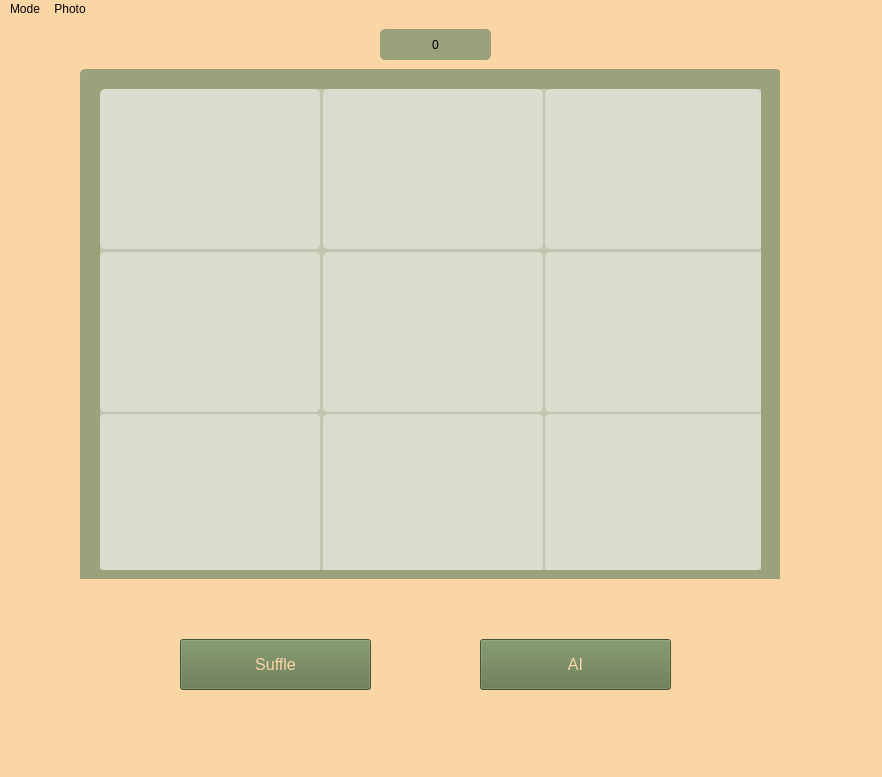
<?xml version="1.0" encoding="UTF-8"?>
<ui version="4.0">
 <class>MainWindow</class>
 <widget class="QMainWindow" name="MainWindow">
  <property name="geometry">
   <rect>
    <x>0</x>
    <y>0</y>
    <width>882</width>
    <height>777</height>
   </rect>
  </property>
  <property name="windowTitle">
   <string>MainWindow</string>
  </property>
  <property name="styleSheet">
   <string notr="true">background-color : rgb(250, 214, 165)
</string>
  </property>
  <widget class="QWidget" name="centralwidget">
   <widget class="QPushButton" name="suffleBtn">
    <property name="geometry">
     <rect>
      <x>180</x>
      <y>620</y>
      <width>191</width>
      <height>51</height>
     </rect>
    </property>
    <property name="styleSheet">
     <string notr="true">background-color : rgb(97, 118, 75);
font: 700 14pt &quot;Nanum Gothic&quot;;
color : rgb(250, 214, 165);
font-size : 16px;
</string>
    </property>
    <property name="text">
     <string>Suffle</string>
    </property>
   </widget>
   <widget class="QPushButton" name="AiBtn">
    <property name="geometry">
     <rect>
      <x>480</x>
      <y>620</y>
      <width>191</width>
      <height>51</height>
     </rect>
    </property>
    <property name="styleSheet">
     <string notr="true">background-color : rgb(97, 118, 75);
font: 700 14pt &quot;Nanum Gothic&quot;;
color : rgb(250, 214, 165);
font-size : 16px;
</string>
    </property>
    <property name="text">
     <string>AI</string>
    </property>
   </widget>
   <widget class="QStackedWidget" name="stackedWidget">
    <property name="geometry">
     <rect>
      <x>80</x>
      <y>40</y>
      <width>700</width>
      <height>520</height>
     </rect>
    </property>
    <property name="currentIndex">
     <number>0</number>
    </property>
    <widget class="QWidget" name="page">
     <widget class="QWidget" name="widget" native="true">
      <property name="geometry">
       <rect>
        <x>0</x>
        <y>10</y>
        <width>701</width>
        <height>521</height>
       </rect>
      </property>
      <property name="styleSheet">
       <string notr="true">background-color : rgb(155, 161, 123);
border-radius : 5px;
</string>
      </property>
      <widget class="QLabel" name="base">
       <property name="geometry">
        <rect>
         <x>20</x>
         <y>20</y>
         <width>661</width>
         <height>481</height>
        </rect>
       </property>
       <property name="minimumSize">
        <size>
         <width>661</width>
         <height>481</height>
        </size>
       </property>
       <property name="mouseTracking">
        <bool>false</bool>
       </property>
       <property name="tabletTracking">
        <bool>false</bool>
       </property>
       <property name="acceptDrops">
        <bool>false</bool>
       </property>
       <property name="autoFillBackground">
        <bool>false</bool>
       </property>
       <property name="styleSheet">
        <string notr="true">border-image: url(/Users/parkjunha/Desktop/Project/N-Puzzle/images/corgi.jpg);
border-radius : 10px; 
opacity : 0.2;
</string>
       </property>
       <property name="text">
        <string/>
       </property>
       <property name="pixmap">
        <pixmap>:/cropImg/cropImg/corgi.jpg</pixmap>
       </property>
       <property name="scaledContents">
        <bool>true</bool>
       </property>
       <property name="wordWrap">
        <bool>false</bool>
       </property>
       <property name="openExternalLinks">
        <bool>false</bool>
       </property>
      </widget>
      <widget class="QWidget" name="widget_2" native="true">
       <property name="geometry">
        <rect>
         <x>20</x>
         <y>20</y>
         <width>661</width>
         <height>481</height>
        </rect>
       </property>
       <property name="minimumSize">
        <size>
         <width>661</width>
         <height>481</height>
        </size>
       </property>
       <property name="styleSheet">
        <string notr="true">background-color : rgba(255, 255, 255, 100);</string>
       </property>
       <layout class="QGridLayout" name="gridLayout">
        <item row="2" column="0">
         <widget class="QPushButton" name="puzzle_7">
          <property name="minimumSize">
           <size>
            <width>220</width>
            <height>160</height>
           </size>
          </property>
          <property name="cursor">
           <cursorShape>PointingHandCursor</cursorShape>
          </property>
          <property name="styleSheet">
           <string notr="true">border-image: url(:/images/images/cropImg/corgi/corgi_2_0.jpg);
</string>
          </property>
          <property name="text">
           <string/>
          </property>
         </widget>
        </item>
        <item row="1" column="1">
         <widget class="QPushButton" name="puzzle_5">
          <property name="minimumSize">
           <size>
            <width>220</width>
            <height>160</height>
           </size>
          </property>
          <property name="cursor">
           <cursorShape>PointingHandCursor</cursorShape>
          </property>
          <property name="styleSheet">
           <string notr="true">border-image: url(:/images/images/cropImg/corgi/corgi_1_1.jpg);
</string>
          </property>
          <property name="text">
           <string/>
          </property>
         </widget>
        </item>
        <item row="1" column="2">
         <widget class="QPushButton" name="puzzle_6">
          <property name="minimumSize">
           <size>
            <width>220</width>
            <height>160</height>
           </size>
          </property>
          <property name="cursor">
           <cursorShape>PointingHandCursor</cursorShape>
          </property>
          <property name="styleSheet">
           <string notr="true">border-image: url(:/images/images/cropImg/corgi/corgi_1_2.jpg);
</string>
          </property>
          <property name="text">
           <string/>
          </property>
         </widget>
        </item>
        <item row="0" column="2">
         <widget class="QPushButton" name="puzzle_3">
          <property name="minimumSize">
           <size>
            <width>220</width>
            <height>160</height>
           </size>
          </property>
          <property name="cursor">
           <cursorShape>PointingHandCursor</cursorShape>
          </property>
          <property name="styleSheet">
           <string notr="true">border-image: url(:/images/images/cropImg/corgi/corgi_0_2.jpg);
</string>
          </property>
          <property name="text">
           <string/>
          </property>
         </widget>
        </item>
        <item row="0" column="1">
         <widget class="QPushButton" name="puzzle_2">
          <property name="minimumSize">
           <size>
            <width>220</width>
            <height>160</height>
           </size>
          </property>
          <property name="cursor">
           <cursorShape>PointingHandCursor</cursorShape>
          </property>
          <property name="styleSheet">
           <string notr="true">border-image: url(:/images/images/cropImg/corgi/corgi_0_1.jpg);
</string>
          </property>
          <property name="text">
           <string/>
          </property>
         </widget>
        </item>
        <item row="2" column="1">
         <widget class="QPushButton" name="puzzle_8">
          <property name="minimumSize">
           <size>
            <width>220</width>
            <height>160</height>
           </size>
          </property>
          <property name="cursor">
           <cursorShape>PointingHandCursor</cursorShape>
          </property>
          <property name="styleSheet">
           <string notr="true">border-image: url(:/images/images/cropImg/corgi/corgi_2_1.jpg);
</string>
          </property>
          <property name="text">
           <string/>
          </property>
         </widget>
        </item>
        <item row="0" column="0">
         <widget class="QPushButton" name="puzzle_1">
          <property name="minimumSize">
           <size>
            <width>220</width>
            <height>160</height>
           </size>
          </property>
          <property name="cursor">
           <cursorShape>PointingHandCursor</cursorShape>
          </property>
          <property name="styleSheet">
           <string notr="true">border-image: url(:/images/images/cropImg/corgi/corgi_0_0.jpg);
</string>
          </property>
          <property name="text">
           <string/>
          </property>
         </widget>
        </item>
        <item row="2" column="2">
         <widget class="QPushButton" name="puzzle_9">
          <property name="minimumSize">
           <size>
            <width>220</width>
            <height>160</height>
           </size>
          </property>
          <property name="cursor">
           <cursorShape>PointingHandCursor</cursorShape>
          </property>
          <property name="styleSheet">
           <string notr="true">border-image: url(:/images/images/cropImg/corgi/corgi_2_2.jpg);
</string>
          </property>
          <property name="text">
           <string/>
          </property>
         </widget>
        </item>
        <item row="1" column="0">
         <widget class="QPushButton" name="puzzle_4">
          <property name="minimumSize">
           <size>
            <width>220</width>
            <height>160</height>
           </size>
          </property>
          <property name="cursor">
           <cursorShape>PointingHandCursor</cursorShape>
          </property>
          <property name="styleSheet">
           <string notr="true">border-image: url(:/images/images/cropImg/corgi/corgi_1_0.jpg);
</string>
          </property>
          <property name="text">
           <string/>
          </property>
         </widget>
        </item>
       </layout>
      </widget>
     </widget>
    </widget>
    <widget class="QWidget" name="page_2">
     <widget class="QWidget" name="widget_3" native="true">
      <property name="geometry">
       <rect>
        <x>0</x>
        <y>0</y>
        <width>701</width>
        <height>521</height>
       </rect>
      </property>
      <property name="styleSheet">
       <string notr="true">background-color : rgb(155, 161, 123);
border-radius : 5px;
</string>
      </property>
      <widget class="QLabel" name="label_2">
       <property name="geometry">
        <rect>
         <x>20</x>
         <y>20</y>
         <width>661</width>
         <height>481</height>
        </rect>
       </property>
       <property name="minimumSize">
        <size>
         <width>661</width>
         <height>481</height>
        </size>
       </property>
       <property name="mouseTracking">
        <bool>false</bool>
       </property>
       <property name="tabletTracking">
        <bool>false</bool>
       </property>
       <property name="acceptDrops">
        <bool>false</bool>
       </property>
       <property name="autoFillBackground">
        <bool>false</bool>
       </property>
       <property name="styleSheet">
        <string notr="true">border-image: url(/Users/parkjunha/Desktop/Project/N-Puzzle/images/corgi.jpg);

border-radius : 10px; 
opacity : 0.2;
</string>
       </property>
       <property name="text">
        <string/>
       </property>
       <property name="pixmap">
        <pixmap>:/cropImg/cropImg/corgi.jpg</pixmap>
       </property>
       <property name="scaledContents">
        <bool>true</bool>
       </property>
       <property name="wordWrap">
        <bool>false</bool>
       </property>
       <property name="openExternalLinks">
        <bool>false</bool>
       </property>
      </widget>
      <widget class="QWidget" name="widget_4" native="true">
       <property name="geometry">
        <rect>
         <x>20</x>
         <y>20</y>
         <width>661</width>
         <height>481</height>
        </rect>
       </property>
       <property name="minimumSize">
        <size>
         <width>661</width>
         <height>481</height>
        </size>
       </property>
       <property name="styleSheet">
        <string notr="true">background-color : rgba(255, 255, 255, 100);</string>
       </property>
       <layout class="QGridLayout" name="gridLayout_2">
        <item row="2" column="5">
         <widget class="QPushButton" name="puzzle_13">
          <property name="minimumSize">
           <size>
            <width>163</width>
            <height>118</height>
           </size>
          </property>
          <property name="cursor">
           <cursorShape>PointingHandCursor</cursorShape>
          </property>
          <property name="styleSheet">
           <string notr="true">border-image: url(:/images/images/cropImg/corgi16/corgi_0_3.jpg);</string>
          </property>
          <property name="text">
           <string/>
          </property>
         </widget>
        </item>
        <item row="2" column="3">
         <widget class="QPushButton" name="puzzle_11">
          <property name="minimumSize">
           <size>
            <width>163</width>
            <height>118</height>
           </size>
          </property>
          <property name="cursor">
           <cursorShape>PointingHandCursor</cursorShape>
          </property>
          <property name="styleSheet">
           <string notr="true">border-image: url(:/images/images/cropImg/corgi16/corgi_0_1.jpg);</string>
          </property>
          <property name="text">
           <string/>
          </property>
         </widget>
        </item>
        <item row="4" column="3">
         <widget class="QPushButton" name="puzzle_19">
          <property name="minimumSize">
           <size>
            <width>163</width>
            <height>118</height>
           </size>
          </property>
          <property name="cursor">
           <cursorShape>PointingHandCursor</cursorShape>
          </property>
          <property name="styleSheet">
           <string notr="true">border-image: url(:/images/images/cropImg/corgi16/corgi_2_1.jpg);</string>
          </property>
          <property name="text">
           <string/>
          </property>
         </widget>
        </item>
        <item row="3" column="3">
         <widget class="QPushButton" name="puzzle_15">
          <property name="minimumSize">
           <size>
            <width>163</width>
            <height>118</height>
           </size>
          </property>
          <property name="cursor">
           <cursorShape>PointingHandCursor</cursorShape>
          </property>
          <property name="styleSheet">
           <string notr="true">border-image: url(:/images/images/cropImg/corgi16/corgi_1_1.jpg);</string>
          </property>
          <property name="text">
           <string/>
          </property>
         </widget>
        </item>
        <item row="4" column="2">
         <widget class="QPushButton" name="puzzle_18">
          <property name="minimumSize">
           <size>
            <width>163</width>
            <height>118</height>
           </size>
          </property>
          <property name="cursor">
           <cursorShape>PointingHandCursor</cursorShape>
          </property>
          <property name="styleSheet">
           <string notr="true">border-image: url(:/images/images/cropImg/corgi16/corgi_2_0.jpg);</string>
          </property>
          <property name="text">
           <string/>
          </property>
         </widget>
        </item>
        <item row="6" column="3">
         <widget class="QPushButton" name="puzzle_23">
          <property name="minimumSize">
           <size>
            <width>163</width>
            <height>118</height>
           </size>
          </property>
          <property name="cursor">
           <cursorShape>PointingHandCursor</cursorShape>
          </property>
          <property name="styleSheet">
           <string notr="true">border-image: url(:/images/images/cropImg/corgi16/corgi_3_1.jpg);</string>
          </property>
          <property name="text">
           <string/>
          </property>
         </widget>
        </item>
        <item row="6" column="2">
         <widget class="QPushButton" name="puzzle_22">
          <property name="minimumSize">
           <size>
            <width>163</width>
            <height>118</height>
           </size>
          </property>
          <property name="cursor">
           <cursorShape>PointingHandCursor</cursorShape>
          </property>
          <property name="styleSheet">
           <string notr="true">border-image: url(:/images/images/cropImg/corgi16/corgi_3_0.jpg);</string>
          </property>
          <property name="text">
           <string/>
          </property>
         </widget>
        </item>
        <item row="2" column="4">
         <widget class="QPushButton" name="puzzle_12">
          <property name="minimumSize">
           <size>
            <width>163</width>
            <height>118</height>
           </size>
          </property>
          <property name="cursor">
           <cursorShape>PointingHandCursor</cursorShape>
          </property>
          <property name="styleSheet">
           <string notr="true">border-image: url(:/images/images/cropImg/corgi16/corgi_0_2.jpg);</string>
          </property>
          <property name="text">
           <string/>
          </property>
         </widget>
        </item>
        <item row="3" column="2">
         <widget class="QPushButton" name="puzzle_14">
          <property name="minimumSize">
           <size>
            <width>163</width>
            <height>118</height>
           </size>
          </property>
          <property name="cursor">
           <cursorShape>PointingHandCursor</cursorShape>
          </property>
          <property name="styleSheet">
           <string notr="true">border-image: url(:/images/images/cropImg/corgi16/corgi_1_0.jpg);</string>
          </property>
          <property name="text">
           <string/>
          </property>
         </widget>
        </item>
        <item row="4" column="5">
         <widget class="QPushButton" name="puzzle_21">
          <property name="minimumSize">
           <size>
            <width>163</width>
            <height>118</height>
           </size>
          </property>
          <property name="cursor">
           <cursorShape>PointingHandCursor</cursorShape>
          </property>
          <property name="styleSheet">
           <string notr="true">border-image: url(:/images/images/cropImg/corgi16/corgi_2_3.jpg);</string>
          </property>
          <property name="text">
           <string/>
          </property>
         </widget>
        </item>
        <item row="3" column="5">
         <widget class="QPushButton" name="puzzle_17">
          <property name="minimumSize">
           <size>
            <width>163</width>
            <height>118</height>
           </size>
          </property>
          <property name="cursor">
           <cursorShape>PointingHandCursor</cursorShape>
          </property>
          <property name="styleSheet">
           <string notr="true">border-image: url(:/images/images/cropImg/corgi16/corgi_1_3.jpg);</string>
          </property>
          <property name="text">
           <string/>
          </property>
         </widget>
        </item>
        <item row="6" column="4">
         <widget class="QPushButton" name="puzzle_24">
          <property name="minimumSize">
           <size>
            <width>163</width>
            <height>118</height>
           </size>
          </property>
          <property name="cursor">
           <cursorShape>PointingHandCursor</cursorShape>
          </property>
          <property name="styleSheet">
           <string notr="true">border-image: url(:/images/images/cropImg/corgi16/corgi_3_2.jpg);</string>
          </property>
          <property name="text">
           <string/>
          </property>
         </widget>
        </item>
        <item row="6" column="5">
         <widget class="QPushButton" name="puzzle_25">
          <property name="minimumSize">
           <size>
            <width>163</width>
            <height>118</height>
           </size>
          </property>
          <property name="cursor">
           <cursorShape>PointingHandCursor</cursorShape>
          </property>
          <property name="styleSheet">
           <string notr="true">border-image: url(:/images/images/cropImg/corgi16/corgi_3_3.jpg);</string>
          </property>
          <property name="text">
           <string/>
          </property>
         </widget>
        </item>
        <item row="4" column="4">
         <widget class="QPushButton" name="puzzle_20">
          <property name="minimumSize">
           <size>
            <width>163</width>
            <height>118</height>
           </size>
          </property>
          <property name="cursor">
           <cursorShape>PointingHandCursor</cursorShape>
          </property>
          <property name="styleSheet">
           <string notr="true">border-image: url(:/images/images/cropImg/corgi16/corgi_2_2.jpg);</string>
          </property>
          <property name="text">
           <string/>
          </property>
         </widget>
        </item>
        <item row="2" column="2">
         <widget class="QPushButton" name="puzzle_10">
          <property name="minimumSize">
           <size>
            <width>163</width>
            <height>118</height>
           </size>
          </property>
          <property name="cursor">
           <cursorShape>PointingHandCursor</cursorShape>
          </property>
          <property name="styleSheet">
           <string notr="true">border-image: url(:/images/images/cropImg/corgi16/corgi_0_0.jpg);</string>
          </property>
          <property name="text">
           <string/>
          </property>
         </widget>
        </item>
        <item row="3" column="4">
         <widget class="QPushButton" name="puzzle_16">
          <property name="minimumSize">
           <size>
            <width>163</width>
            <height>118</height>
           </size>
          </property>
          <property name="cursor">
           <cursorShape>PointingHandCursor</cursorShape>
          </property>
          <property name="styleSheet">
           <string notr="true">border-image: url(:/images/images/cropImg/corgi16/corgi_1_2.jpg);</string>
          </property>
          <property name="text">
           <string/>
          </property>
         </widget>
        </item>
       </layout>
      </widget>
     </widget>
    </widget>
   </widget>
   <widget class="QLabel" name="label">
    <property name="geometry">
     <rect>
      <x>380</x>
      <y>10</y>
      <width>111</width>
      <height>31</height>
     </rect>
    </property>
    <property name="styleSheet">
     <string notr="true">background-color : rgb(155, 161, 123);
border-radius : 5px;
text-align: center;
font: 600 20pt &quot;Nanum Gothic&quot;;</string>
    </property>
    <property name="text">
     <string>0</string>
    </property>
    <property name="alignment">
     <set>Qt::AlignCenter</set>
    </property>
   </widget>
  </widget>
  <widget class="QMenuBar" name="menubar">
   <property name="geometry">
    <rect>
     <x>0</x>
     <y>0</y>
     <width>882</width>
     <height>24</height>
    </rect>
   </property>
   <widget class="QMenu" name="menuMode">
    <property name="title">
     <string>Mode</string>
    </property>
    <addaction name="action_8"/>
    <addaction name="action_15"/>
   </widget>
   <widget class="QMenu" name="menuPhoto">
    <property name="title">
     <string>Photo</string>
    </property>
    <addaction name="actionCorgi"/>
    <addaction name="actionCat"/>
    <addaction name="actionMan"/>
   </widget>
   <addaction name="menuMode"/>
   <addaction name="menuPhoto"/>
  </widget>
  <widget class="QStatusBar" name="statusbar"/>
  <action name="action_8">
   <property name="text">
    <string>8-Puzzle</string>
   </property>
  </action>
  <action name="action_15">
   <property name="text">
    <string>16-Puzzle</string>
   </property>
  </action>
  <action name="action_24">
   <property name="text">
    <string>24-Puzzle</string>
   </property>
  </action>
  <action name="actionCorgi">
   <property name="text">
    <string>Corgi</string>
   </property>
  </action>
  <action name="actionCat">
   <property name="text">
    <string>Cat</string>
   </property>
  </action>
  <action name="actionMan">
   <property name="text">
    <string>Man</string>
   </property>
  </action>
 </widget>
 <resources/>
 <connections>
  <connection>
   <sender>puzzle_1</sender>
   <signal>pressed()</signal>
   <receiver>MainWindow</receiver>
   <slot>movePuzzle()</slot>
   <hints>
    <hint type="sourcelabel">
     <x>172</x>
     <y>145</y>
    </hint>
    <hint type="destinationlabel">
     <x>38</x>
     <y>144</y>
    </hint>
   </hints>
  </connection>
  <connection>
   <sender>puzzle_4</sender>
   <signal>pressed()</signal>
   <receiver>MainWindow</receiver>
   <slot>movePuzzle()</slot>
   <hints>
    <hint type="sourcelabel">
     <x>167</x>
     <y>321</y>
    </hint>
    <hint type="destinationlabel">
     <x>30</x>
     <y>321</y>
    </hint>
   </hints>
  </connection>
  <connection>
   <sender>puzzle_7</sender>
   <signal>pressed()</signal>
   <receiver>MainWindow</receiver>
   <slot>movePuzzle()</slot>
   <hints>
    <hint type="sourcelabel">
     <x>174</x>
     <y>487</y>
    </hint>
    <hint type="destinationlabel">
     <x>16</x>
     <y>480</y>
    </hint>
   </hints>
  </connection>
  <connection>
   <sender>puzzle_2</sender>
   <signal>pressed()</signal>
   <receiver>MainWindow</receiver>
   <slot>movePuzzle()</slot>
   <hints>
    <hint type="sourcelabel">
     <x>447</x>
     <y>148</y>
    </hint>
    <hint type="destinationlabel">
     <x>445</x>
     <y>38</y>
    </hint>
   </hints>
  </connection>
  <connection>
   <sender>puzzle_3</sender>
   <signal>pressed()</signal>
   <receiver>MainWindow</receiver>
   <slot>movePuzzle()</slot>
   <hints>
    <hint type="sourcelabel">
     <x>681</x>
     <y>154</y>
    </hint>
    <hint type="destinationlabel">
     <x>675</x>
     <y>41</y>
    </hint>
   </hints>
  </connection>
  <connection>
   <sender>puzzle_6</sender>
   <signal>pressed()</signal>
   <receiver>MainWindow</receiver>
   <slot>movePuzzle()</slot>
   <hints>
    <hint type="sourcelabel">
     <x>662</x>
     <y>323</y>
    </hint>
    <hint type="destinationlabel">
     <x>838</x>
     <y>335</y>
    </hint>
   </hints>
  </connection>
  <connection>
   <sender>puzzle_9</sender>
   <signal>pressed()</signal>
   <receiver>MainWindow</receiver>
   <slot>movePuzzle()</slot>
   <hints>
    <hint type="sourcelabel">
     <x>669</x>
     <y>493</y>
    </hint>
    <hint type="destinationlabel">
     <x>843</x>
     <y>508</y>
    </hint>
   </hints>
  </connection>
  <connection>
   <sender>puzzle_5</sender>
   <signal>pressed()</signal>
   <receiver>MainWindow</receiver>
   <slot>movePuzzle()</slot>
   <hints>
    <hint type="sourcelabel">
     <x>452</x>
     <y>341</y>
    </hint>
    <hint type="destinationlabel">
     <x>376</x>
     <y>600</y>
    </hint>
   </hints>
  </connection>
  <connection>
   <sender>puzzle_8</sender>
   <signal>pressed()</signal>
   <receiver>MainWindow</receiver>
   <slot>movePuzzle()</slot>
   <hints>
    <hint type="sourcelabel">
     <x>493</x>
     <y>509</y>
    </hint>
    <hint type="destinationlabel">
     <x>518</x>
     <y>600</y>
    </hint>
   </hints>
  </connection>
  <connection>
   <sender>suffleBtn</sender>
   <signal>pressed()</signal>
   <receiver>MainWindow</receiver>
   <slot>shuffle()</slot>
   <hints>
    <hint type="sourcelabel">
     <x>218</x>
     <y>694</y>
    </hint>
    <hint type="destinationlabel">
     <x>94</x>
     <y>702</y>
    </hint>
   </hints>
  </connection>
  <connection>
   <sender>action_8</sender>
   <signal>triggered()</signal>
   <receiver>MainWindow</receiver>
   <slot>changeMode()</slot>
   <hints>
    <hint type="sourcelabel">
     <x>-1</x>
     <y>-1</y>
    </hint>
    <hint type="destinationlabel">
     <x>440</x>
     <y>388</y>
    </hint>
   </hints>
  </connection>
  <connection>
   <sender>puzzle_10</sender>
   <signal>pressed()</signal>
   <receiver>MainWindow</receiver>
   <slot>movePuzzle()</slot>
   <hints>
    <hint type="sourcelabel">
     <x>130</x>
     <y>128</y>
    </hint>
    <hint type="destinationlabel">
     <x>41</x>
     <y>133</y>
    </hint>
   </hints>
  </connection>
  <connection>
   <sender>puzzle_11</sender>
   <signal>pressed()</signal>
   <receiver>MainWindow</receiver>
   <slot>movePuzzle()</slot>
   <hints>
    <hint type="sourcelabel">
     <x>262</x>
     <y>156</y>
    </hint>
    <hint type="destinationlabel">
     <x>314</x>
     <y>41</y>
    </hint>
   </hints>
  </connection>
  <connection>
   <sender>puzzle_12</sender>
   <signal>pressed()</signal>
   <receiver>MainWindow</receiver>
   <slot>movePuzzle()</slot>
   <hints>
    <hint type="sourcelabel">
     <x>262</x>
     <y>139</y>
    </hint>
    <hint type="destinationlabel">
     <x>469</x>
     <y>42</y>
    </hint>
   </hints>
  </connection>
  <connection>
   <sender>puzzle_13</sender>
   <signal>pressed()</signal>
   <receiver>MainWindow</receiver>
   <slot>movePuzzle()</slot>
   <hints>
    <hint type="sourcelabel">
     <x>262</x>
     <y>151</y>
    </hint>
    <hint type="destinationlabel">
     <x>595</x>
     <y>53</y>
    </hint>
   </hints>
  </connection>
  <connection>
   <sender>puzzle_14</sender>
   <signal>pressed()</signal>
   <receiver>MainWindow</receiver>
   <slot>movePuzzle()</slot>
   <hints>
    <hint type="sourcelabel">
     <x>165</x>
     <y>201</y>
    </hint>
    <hint type="destinationlabel">
     <x>46</x>
     <y>248</y>
    </hint>
   </hints>
  </connection>
  <connection>
   <sender>puzzle_18</sender>
   <signal>pressed()</signal>
   <receiver>MainWindow</receiver>
   <slot>movePuzzle()</slot>
   <hints>
    <hint type="sourcelabel">
     <x>134</x>
     <y>201</y>
    </hint>
    <hint type="destinationlabel">
     <x>29</x>
     <y>364</y>
    </hint>
   </hints>
  </connection>
  <connection>
   <sender>puzzle_22</sender>
   <signal>pressed()</signal>
   <receiver>MainWindow</receiver>
   <slot>movePuzzle()</slot>
   <hints>
    <hint type="sourcelabel">
     <x>133</x>
     <y>201</y>
    </hint>
    <hint type="destinationlabel">
     <x>60</x>
     <y>486</y>
    </hint>
   </hints>
  </connection>
  <connection>
   <sender>puzzle_15</sender>
   <signal>pressed()</signal>
   <receiver>MainWindow</receiver>
   <slot>movePuzzle()</slot>
   <hints>
    <hint type="sourcelabel">
     <x>262</x>
     <y>201</y>
    </hint>
    <hint type="destinationlabel">
     <x>830</x>
     <y>234</y>
    </hint>
   </hints>
  </connection>
  <connection>
   <sender>puzzle_16</sender>
   <signal>pressed()</signal>
   <receiver>MainWindow</receiver>
   <slot>movePuzzle()</slot>
   <hints>
    <hint type="sourcelabel">
     <x>262</x>
     <y>201</y>
    </hint>
    <hint type="destinationlabel">
     <x>825</x>
     <y>282</y>
    </hint>
   </hints>
  </connection>
  <connection>
   <sender>puzzle_17</sender>
   <signal>pressed()</signal>
   <receiver>MainWindow</receiver>
   <slot>movePuzzle()</slot>
   <hints>
    <hint type="sourcelabel">
     <x>262</x>
     <y>201</y>
    </hint>
    <hint type="destinationlabel">
     <x>804</x>
     <y>319</y>
    </hint>
   </hints>
  </connection>
  <connection>
   <sender>puzzle_19</sender>
   <signal>pressed()</signal>
   <receiver>MainWindow</receiver>
   <slot>movePuzzle()</slot>
   <hints>
    <hint type="sourcelabel">
     <x>262</x>
     <y>201</y>
    </hint>
    <hint type="destinationlabel">
     <x>278</x>
     <y>595</y>
    </hint>
   </hints>
  </connection>
  <connection>
   <sender>puzzle_20</sender>
   <signal>pressed()</signal>
   <receiver>MainWindow</receiver>
   <slot>movePuzzle()</slot>
   <hints>
    <hint type="sourcelabel">
     <x>262</x>
     <y>201</y>
    </hint>
    <hint type="destinationlabel">
     <x>475</x>
     <y>591</y>
    </hint>
   </hints>
  </connection>
  <connection>
   <sender>puzzle_21</sender>
   <signal>pressed()</signal>
   <receiver>MainWindow</receiver>
   <slot>movePuzzle()</slot>
   <hints>
    <hint type="sourcelabel">
     <x>262</x>
     <y>201</y>
    </hint>
    <hint type="destinationlabel">
     <x>802</x>
     <y>373</y>
    </hint>
   </hints>
  </connection>
  <connection>
   <sender>puzzle_23</sender>
   <signal>pressed()</signal>
   <receiver>MainWindow</receiver>
   <slot>movePuzzle()</slot>
   <hints>
    <hint type="sourcelabel">
     <x>262</x>
     <y>201</y>
    </hint>
    <hint type="destinationlabel">
     <x>337</x>
     <y>666</y>
    </hint>
   </hints>
  </connection>
  <connection>
   <sender>puzzle_24</sender>
   <signal>pressed()</signal>
   <receiver>MainWindow</receiver>
   <slot>movePuzzle()</slot>
   <hints>
    <hint type="sourcelabel">
     <x>262</x>
     <y>201</y>
    </hint>
    <hint type="destinationlabel">
     <x>572</x>
     <y>659</y>
    </hint>
   </hints>
  </connection>
  <connection>
   <sender>puzzle_25</sender>
   <signal>pressed()</signal>
   <receiver>MainWindow</receiver>
   <slot>movePuzzle()</slot>
   <hints>
    <hint type="sourcelabel">
     <x>262</x>
     <y>201</y>
    </hint>
    <hint type="destinationlabel">
     <x>807</x>
     <y>502</y>
    </hint>
   </hints>
  </connection>
  <connection>
   <sender>action_15</sender>
   <signal>triggered()</signal>
   <receiver>MainWindow</receiver>
   <slot>changeMode()</slot>
   <hints>
    <hint type="sourcelabel">
     <x>-1</x>
     <y>-1</y>
    </hint>
    <hint type="destinationlabel">
     <x>440</x>
     <y>388</y>
    </hint>
   </hints>
  </connection>
  <connection>
   <sender>AiBtn</sender>
   <signal>pressed()</signal>
   <receiver>MainWindow</receiver>
   <slot>ai()</slot>
   <hints>
    <hint type="sourcelabel">
     <x>630</x>
     <y>661</y>
    </hint>
    <hint type="destinationlabel">
     <x>733</x>
     <y>668</y>
    </hint>
   </hints>
  </connection>
 </connections>
 <slots>
  <slot>movePuzzle()</slot>
  <slot>changeMode()</slot>
  <slot>shuffle()</slot>
  <slot>slot3()</slot>
  <slot>ai()</slot>
 </slots>
</ui>
